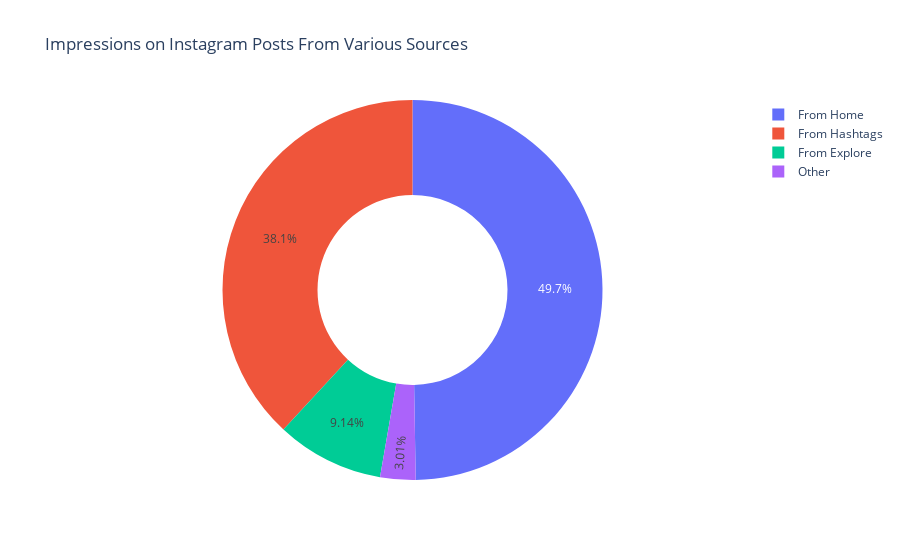

The notebook cell saved with this chart:
### Code cell
fig = px.pie(data, values=values, names=labels, 
             title='Impressions on Instagram Posts From Various Sources', hole=0.5)
fig.show()

### Figure 1 — Plotly figure (JSON) as saved in the notebook; plotly's stock layout.template omitted (floating-point values rounded to 4 significant figures)
{"data": [{"domain": {"x": [0, 1], "y": [0, 1]}, "hole": 0.5, "hovertemplate": "label=%{label}<br>value=%{value}<extra></extra>", "labels": ["From Home", "From Hashtags", "From Explore", "Other"], "legendgroup": "", "name": "", "showlegend": true, "type": "pie", "values": [224513, 172087, 41287, 13587]}], "layout": {"legend": {"tracegroupgap": 0}, "title": {"text": "Impressions on Instagram Posts From Various Sources"}}}
